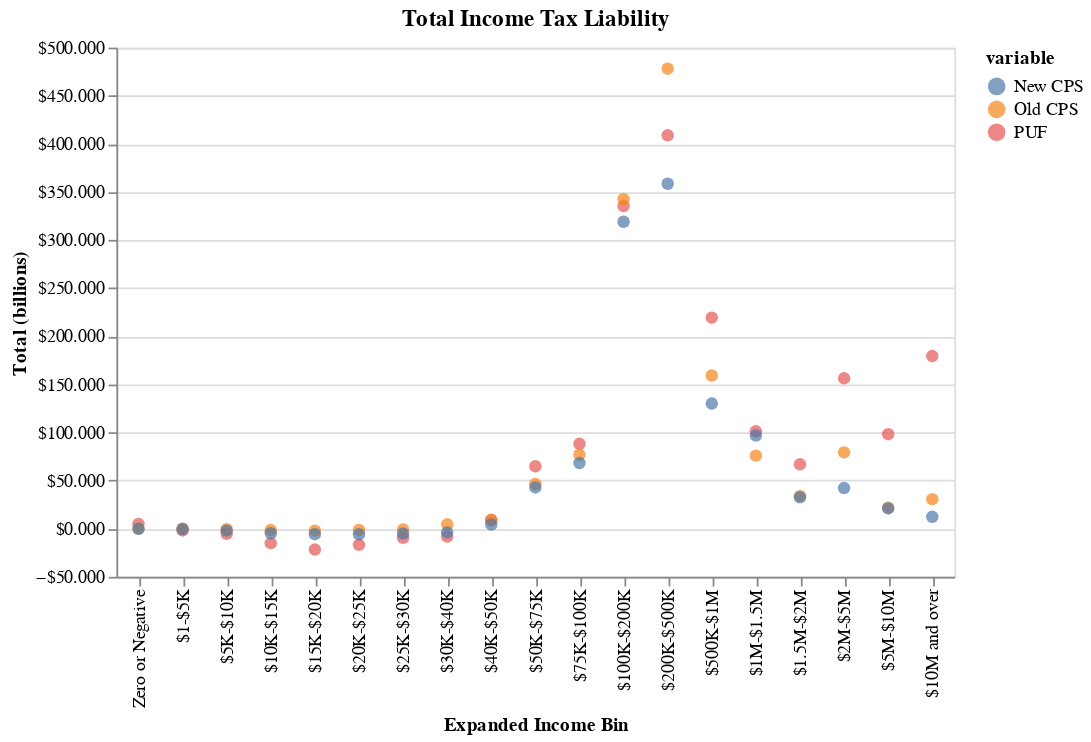

The notebook cell this image was saved under:
### Code cell
iitax_agg = distplot('iitax', result_type='sum')
iitax_agg.title = "Total Income Tax Liability"
iitax_agg

### Figure 1 — Vega-Lite specification as saved in the notebook (floating-point values rounded to 4 significant figures)
{"config": {"view": {"continuousWidth": 400, "continuousHeight": 300}}, "data": {"name": "data-288c0644f7cf0d89fd8cd6bb43b7444a"}, "mark": {"type": "circle", "size": 50}, "encoding": {"color": {"type": "nominal", "field": "variable"}, "x": {"type": "ordinal", "axis": {"title": "Expanded Income Bin"}, "field": "index", "sort": ["Zero or Negative", "$1-$5K", "$5K-$10K", "$10K-$15K", "$15K-$20K", "$20K-$25K", "$25K-$30K", "$30K-$40K", "$40K-$50K", "$50K-$75K", "$75K-$100K", "$100K-$200K", "$200K-$500K", "$500K-$1M", "$1M-$1.5M", "$1.5M-$2M", "$2M-$5M", "$5M-$10M", "$10M and over"]}, "y": {"type": "quantitative", "axis": {"format": "$.3f", "title": "Total (billions)"}, "field": "value"}}, "title": "Total Income Tax Liability", "width": 475, "$schema": "https://vega.github.io/schema/vega-lite/v4.0.0.json", "datasets": {"data-288c0644f7cf0d89fd8cd6bb43b7444a": [{"index": "Zero or Negative", "variable": "PUF", "value": 4.953}, {"index": "$1-$5K", "variable": "PUF", "value": -1.814}, {"index": "$5K-$10K", "variable": "PUF", "value": -5.198}, {"index": "$10K-$15K", "variable": "PUF", "value": -14.99}, {"index": "$15K-$20K", "variable": "PUF", "value": -21.65}, {"index": "$20K-$25K", "variable": "PUF", "value": -16.7}, {"index": "$25K-$30K", "variable": "PUF", "value": -9.462}, {"index": "$30K-$40K", "variable": "PUF", "value": -8.154}, {"index": "$40K-$50K", "variable": "PUF", "value": 8.909}, {"index": "$50K-$75K", "variable": "PUF", "value": 64.91}, {"index": "$75K-$100K", "variable": "PUF", "value": 88.22}, {"index": "$100K-$200K", "variable": "PUF", "value": 335.3}, {"index": "$200K-$500K", "variable": "PUF", "value": 408.9}, {"index": "$500K-$1M", "variable": "PUF", "value": 219.4}, {"index": "$1M-$1.5M", "variable": "PUF", "value": 101.2}, {"index": "$1.5M-$2M", "variable": "PUF", "value": 66.93}, {"index": "$2M-$5M", "variable": "PUF", "value": 156.3}, {"index": "$5M-$10M", "variable": "PUF", "value": 98.23}, {"index": "$10M and over", "variable": "PUF", "value": 179.5}, {"index": "Zero or Negative", "variable": "Old CPS", "value": 0.005888}, {"index": "$1-$5K", "variable": "Old CPS", "value": -0.04576}, {"index": "$5K-$10K", "variable": "Old CPS", "value": -0.5373}, {"index": "$10K-$15K", "variable": "Old CPS", "value": -1.404}, {"index": "$15K-$20K", "variable": "Old CPS", "value": -1.987}, {"index": "$20K-$25K", "variable": "Old CPS", "value": -1.336}, {"index": "$25K-$30K", "variable": "Old CPS", "value": -0.7792}, {"index": "$30K-$40K", "variable": "Old CPS", "value": 4.573}, {"index": "$40K-$50K", "variable": "Old CPS", "value": 9.247}, {"index": "$50K-$75K", "variable": "Old CPS", "value": 46.51}, {"index": "$75K-$100K", "variable": "Old CPS", "value": 76.88}, {"index": "$100K-$200K", "variable": "Old CPS", "value": 342.5}, {"index": "$200K-$500K", "variable": "Old CPS", "value": 478.2}, {"index": "$500K-$1M", "variable": "Old CPS", "value": 159.3}, {"index": "$1M-$1.5M", "variable": "Old CPS", "value": 75.96}, {"index": "$1.5M-$2M", "variable": "Old CPS", "value": 33.88}, {"index": "$2M-$5M", "variable": "Old CPS", "value": 79.36}, {"index": "$5M-$10M", "variable": "Old CPS", "value": 21.85}, {"index": "$10M and over", "variable": "Old CPS", "value": 30.68}, {"index": "Zero or Negative", "variable": "New CPS", "value": 0.0}, {"index": "$1-$5K", "variable": "New CPS", "value": -0.3381}, {"index": "$5K-$10K", "variable": "New CPS", "value": -1.99}, {"index": "$10K-$15K", "variable": "New CPS", "value": -4.732}, {"index": "$15K-$20K", "variable": "New CPS", "value": -5.673}, {"index": "$20K-$25K", "variable": "New CPS", "value": -5.763}, {"index": "$25K-$30K", "variable": "New CPS", "value": -5.063}, {"index": "$30K-$40K", "variable": "New CPS", "value": -3.822}, {"index": "$40K-$50K", "variable": "New CPS", "value": 4.348}, {"index": "$50K-$75K", "variable": "New CPS", "value": 42.9}, {"index": "$75K-$100K", "variable": "New CPS", "value": 68.2}, {"index": "$100K-$200K", "variable": "New CPS", "value": 319.0}, {"index": "$200K-$500K", "variable": "New CPS", "value": 358.5}, {"index": "$500K-$1M", "variable": "New CPS", "value": 130.1}, {"index": "$1M-$1.5M", "variable": "New CPS", "value": 96.81}, {"index": "$1.5M-$2M", "variable": "New CPS", "value": 32.72}, {"index": "$2M-$5M", "variable": "New CPS", "value": 42.28}, {"index": "$5M-$10M", "variable": "New CPS", "value": 21.11}, {"index": "$10M and over", "variable": "New CPS", "value": 12.38}]}}
